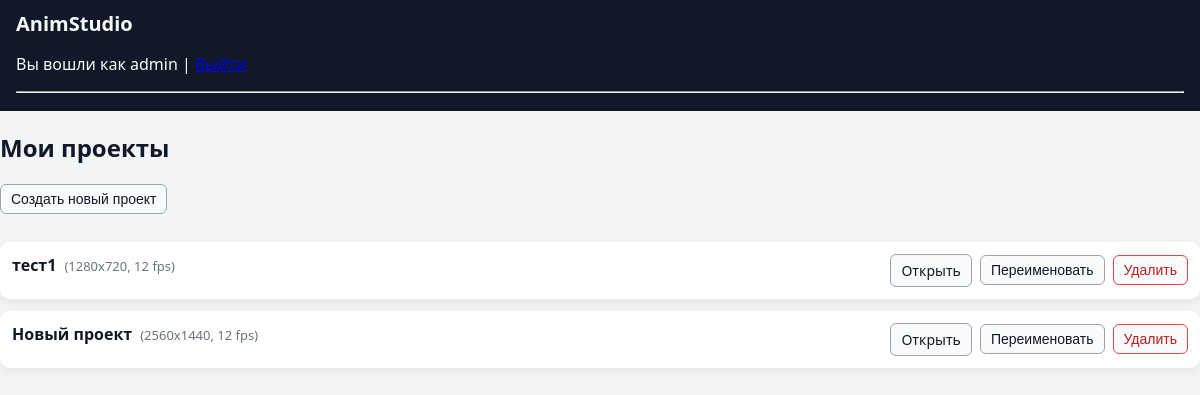
The app's page / (signed in), older data.
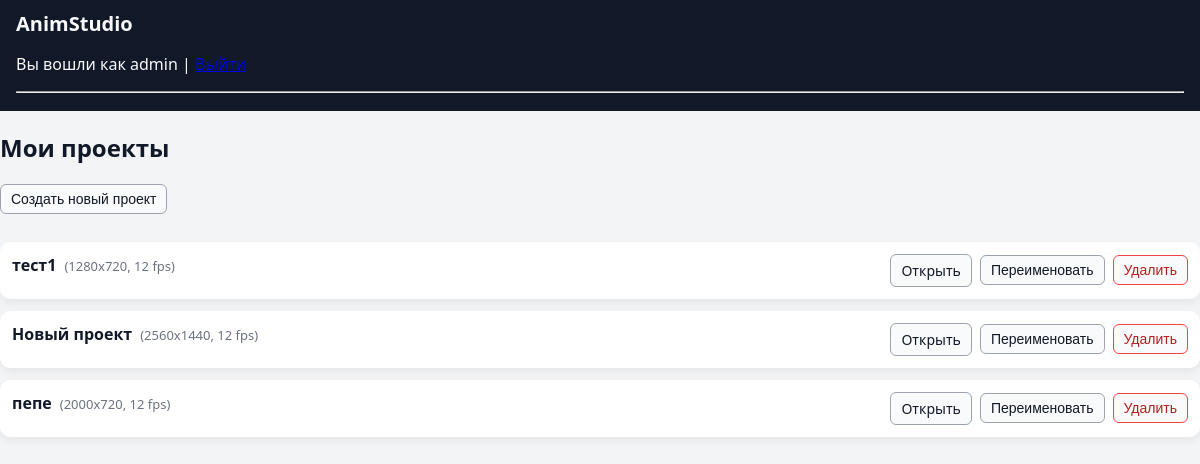
The same page, newer data.
### animation/models.py (models this page shows, shortened)
class AnimationProject(models.Model):
    owner = models.ForeignKey(User, on_delete=models.CASCADE, related_name='animation_projects')
    title = models.CharField(max_length=200, verbose_name='Название проекта')
    description = models.TextField(blank=True, verbose_name='Описание')
    width = models.PositiveIntegerField(default=1280, verbose_name='Ширина холста (px)')
    height = models.PositiveIntegerField(default=720, verbose_name='Высота холста (px)')
    fps = models.PositiveIntegerField(default=12, verbose_name='Кадров в секунду')
    created_at = models.DateTimeField(auto_now_add=True, verbose_name='Создано')
    updated_at = models.DateTimeField(auto_now=True, verbose_name='Обновлено')

### animation/views.py (the view)
# urls.py: path('', views.project_list, name='project_list'),
@login_required
def project_list(request):
    projects = AnimationProject.objects.filter(owner=request.user)
    return render(request, 'animation/project_list.html', {
        'projects': projects,
    })

### animation/templates/animation/project_list.html (shortened to what this page needs)
{% extends 'animation/base.html' %}
{% block content %}
<h2>Мои проекты</h2>
<button type="button"
        class="project-action"
        id="create-project-button">
    Создать новый проект
</button>
<ul class="project-list" id="project-list">
    {% for project in projects %}
        <li class="project-item" data-project-id="{{ project.id }}">
            <div class="project-info">
                <strong class="project-title">{{ project.title }}</strong>
                <span class="project-meta">
                    ({{ project.width }}x{{ project.height }}, {{ project.fps }} fps)
                </span>
            </div>
            <div class="project-actions">
                <a class="project-action" href="{% url 'animation:project_editor' project.pk %}">
                    Открыть
                </a>
                <button type="button"
                        class="project-action js-rename-button"
                        data-project-id="{{ project.id }}"
                        data-project-title="{{ project.title }}"
                        data-rename-url="{% url 'animation:project_rename' project.pk %}">
                    Переименовать
                </button>
                <button type="button"
                        class="project-action project-action--danger js-delete-button"
                        data-project-title="{{ project.title }}"
                        data-delete-url="{% url 'animation:project_delete' project.pk %}">
                    Удалить
                </button>
            </div>
        </li>
    {% endfor %}
</ul>
{% endblock %}

### animation/templates/animation/base.html (shortened to what this page needs)
{% load static %}
<!DOCTYPE html>
<html lang="ru">
<head>
    <link rel="stylesheet" href="{% static 'animation/style.css' %}">
</head>
<body>
<header>
    <h1>AnimStudio</h1>
    {% if user.is_authenticated %}
        <p>
            Вы вошли как {{ user.username }}
            | <a href="{% url 'logout' %}">Выйти</a>
        </p>
    {% else %}
        <p>
            <a href="{% url 'login' %}">Войти</a>
        </p>
    {% endif %}
    <hr>
</header>
<main>
    {% block content %}{% endblock %}
</main>
</body>
</html>

### animation/static/animation/style.css (style rules this page uses)
body { margin: 0; font-family: system-ui, -apple-system, BlinkMacSystemFont, "Segoe UI", sans-serif; background-color: #f3f4f6; color: #111827; }
header { padding: 10px 16px; background-color: #111827; color: #f9fafb; }
header h1 { margin: 0; font-size: 20px; }
.project-list { list-style: none; padding: 0; margin: 16px 0 0; display: grid; gap: 12px; }
.project-item { display: flex; flex-wrap: wrap; justify-content: space-between; gap: 12px; padding: 12px; background-color: #ffffff; border-radius: 10px; box-shadow: 0 4px 10px rgba(0, 0, 0, 0.06); }
.project-info { display: flex; align-items: baseline; gap: 8px; }
.project-meta { color: #6b7280; font-size: 13px; }
.project-actions { display: flex; align-items: center; gap: 8px; flex-wrap: wrap; }
.project-action { border: 1px solid #9ca3af; background-color: #f9fafb; padding: 6px 10px; border-radius: 6px; cursor: pointer; font-size: 14px; text-decoration: none; color: inherit; transition: background-color 0.15s ease, border-color 0.15s ease; }
.project-action--danger { border-color: #ef4444; color: #b91c1c; }

Row changes from the older to the newer data that the page shows:
added AnimationProject: title "пепе", width "2000", height "720", fps "12"
